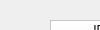
      <widget class="QWidget" name="page_4">
       <property name="geometry">
        <rect>
         <x>0</x>
         <y>0</y>
         <width>100</width>
         <height>30</height>
        </rect>
       </property>
       <attribute name="icon">
        <iconset>
         <normaloff>../Downloads/icons8-fournisseur-100.png</normaloff>../Downloads/icons8-fournisseur-100.png</iconset>
       </attribute>
       <attribute name="label">
        <string>Ajouter dons financiers</string>
       </attribute>
       <widget class="QTableWidget" name="tableWidget_3">
        <property name="geometry">
         <rect>
          <x>50</x>
          <y>20</y>
          <width>711</width>
          <height>311</height>
         </rect>
        </property>
        <property name="styleSheet">
         <string notr="true">background-color: rgb(255, 255, 255);</string>
        </property>
        <column>
         <property name="text">
          <string>ID </string>
         </property>
        </column>
        <column>
         <property name="text">
          <string>Nom doneurs</string>
         </property>
        </column>
        <column>
         <property name="text">
          <string>somme</string>
         </property>
        </column>
        <column>
         <property name="text">
          <string>date</string>
         </property>
        </column>
       </widget>
       <widget class="QGroupBox" name="groupBox_3">
        <property name="geometry">
         <rect>
          <x>810</x>
          <y>10</y>
          <width>161</width>
          <height>321</height>
         </rect>
        </property>
        <property name="title">
         <string>GroupBox</string>
        </property>
        <widget class="QPushButton" name="pushButton_13">
         <property name="geometry">
          <rect>
           <x>0</x>
           <y>130</y>
           <width>141</width>
           <height>28</height>
          </rect>
         </property>
         <property name="text">
          <string>Nouveaux</string>
         </property>
         <property name="icon">
          <iconset>
           <normaloff>../Downloads/icons8-add-user-male-100.png</normaloff>../Downloads/icons8-add-user-male-100.png</iconset>
         </property>
        </widget>
       </widget>
      </widget>
